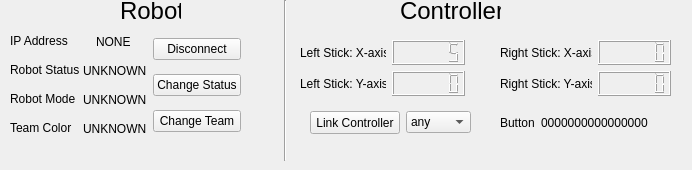
    <widget class="QWidget" name="Player4_tab">
     <attribute name="title">
      <string>Player 4</string>
     </attribute>
     <widget class="QWidget" name="layoutWidget_13">
      <property name="geometry">
       <rect>
        <x>500</x>
        <y>40</y>
        <width>171</width>
        <height>56</height>
       </rect>
      </property>
      <layout class="QHBoxLayout" name="horizontalLayout_46">
       <item>
        <layout class="QVBoxLayout" name="verticalLayout_29">
         <item>
          <widget class="QLabel" name="p4_lab_rightX">
           <property name="text">
            <string>Right Stick: X-axis</string>
           </property>
          </widget>
         </item>
         <item>
          <widget class="QLabel" name="p4_lab_rightY">
           <property name="text">
            <string>Right Stick: Y-axis</string>
           </property>
          </widget>
         </item>
        </layout>
       </item>
       <item>
        <layout class="QVBoxLayout" name="verticalLayout_30">
         <item>
          <widget class="QLCDNumber" name="p4_val_rightX">
           <property name="digitCount">
            <number>6</number>
           </property>
          </widget>
         </item>
         <item>
          <widget class="QLCDNumber" name="p4_val_rightY">
           <property name="digitCount">
            <number>6</number>
           </property>
          </widget>
         </item>
        </layout>
       </item>
      </layout>
     </widget>
     <widget class="QLabel" name="p1_lab_cont_4">
      <property name="geometry">
       <rect>
        <x>400</x>
        <y>0</y>
        <width>101</width>
        <height>21</height>
       </rect>
      </property>
      <property name="font">
       <font>
        <pointsize>18</pointsize>
       </font>
      </property>
      <property name="text">
       <string>Controller</string>
      </property>
     </widget>
     <widget class="QWidget" name="layoutWidget_15">
      <property name="geometry">
       <rect>
        <x>310</x>
        <y>110</y>
        <width>161</width>
        <height>25</height>
       </rect>
      </property>
      <layout class="QHBoxLayout" name="horizontalLayout_48">
       <item>
        <widget class="QPushButton" name="p4_conCont">
         <property name="minimumSize">
          <size>
           <width>90</width>
           <height>23</height>
          </size>
         </property>
         <property name="text">
          <string>Link Controller</string>
         </property>
        </widget>
       </item>
       <item>
        <widget class="QComboBox" name="p4_contSel">
         <item>
          <property name="text">
           <string>any</string>
          </property>
         </item>
         <item>
          <property name="text">
           <string>0</string>
          </property>
         </item>
         <item>
          <property name="text">
           <string>1</string>
          </property>
         </item>
         <item>
          <property name="text">
           <string>2</string>
          </property>
         </item>
         <item>
          <property name="text">
           <string>3</string>
          </property>
         </item>
         <item>
          <property name="text">
           <string>4</string>
          </property>
         </item>
         <item>
          <property name="text">
           <string>5</string>
          </property>
         </item>
         <item>
          <property name="text">
           <string>6</string>
          </property>
         </item>
         <item>
          <property name="text">
           <string>7</string>
          </property>
         </item>
         <item>
          <property name="text">
           <string>8</string>
          </property>
         </item>
         <item>
          <property name="text">
           <string>9</string>
          </property>
         </item>
         <item>
          <property name="text">
           <string>10</string>
          </property>
         </item>
         <item>
          <property name="text">
           <string>11</string>
          </property>
         </item>
         <item>
          <property name="text">
           <string>12</string>
          </property>
         </item>
         <item>
          <property name="text">
           <string>13</string>
          </property>
         </item>
         <item>
          <property name="text">
           <string>14</string>
          </property>
         </item>
         <item>
          <property name="text">
           <string>15</string>
          </property>
         </item>
        </widget>
       </item>
      </layout>
     </widget>
     <widget class="QLabel" name="p1_lab_rob_4">
      <property name="geometry">
       <rect>
        <x>120</x>
        <y>0</y>
        <width>61</width>
        <height>21</height>
       </rect>
      </property>
      <property name="font">
       <font>
        <pointsize>18</pointsize>
       </font>
      </property>
      <property name="text">
       <string>Robot</string>
      </property>
     </widget>
     <widget class="Line" name="line_4">
      <property name="geometry">
       <rect>
        <x>240</x>
        <y>0</y>
        <width>91</width>
        <height>161</height>
       </rect>
      </property>
      <property name="orientation">
       <enum>Qt::Vertical</enum>
      </property>
     </widget>
     <widget class="QWidget" name="layoutWidget_17">
      <property name="geometry">
       <rect>
        <x>300</x>
        <y>40</y>
        <width>165</width>
        <height>56</height>
       </rect>
      </property>
      <layout class="QHBoxLayout" name="horizontalLayout_53">
       <item>
        <layout class="QVBoxLayout" name="verticalLayout_32">
         <item>
          <widget class="QLabel" name="p4_lab_leftX">
           <property name="text">
            <string>Left Stick: X-axis</string>
           </property>
          </widget>
         </item>
         <item>
          <widget class="QLabel" name="p4_lab_leftY">
           <property name="text">
            <string>Left Stick: Y-axis</string>
           </property>
          </widget>
         </item>
        </layout>
       </item>
       <item>
        <layout class="QVBoxLayout" name="verticalLayout_33">
         <item>
          <widget class="QLCDNumber" name="p4_val_leftX">
           <property name="digitCount">
            <number>6</number>
           </property>
           <property name="value" stdset="0">
            <double>5.000000000000000</double>
           </property>
          </widget>
         </item>
         <item>
          <widget class="QLCDNumber" name="p4_val_leftY">
           <property name="digitCount">
            <number>6</number>
           </property>
          </widget>
         </item>
        </layout>
       </item>
      </layout>
     </widget>
     <widget class="QWidget" name="layoutWidget_14">
      <property name="geometry">
       <rect>
        <x>500</x>
        <y>110</y>
        <width>183</width>
        <height>25</height>
       </rect>
      </property>
      <layout class="QHBoxLayout" name="horizontalLayout_47">
       <item>
        <widget class="QLabel" name="p41_lab_but">
         <property name="minimumSize">
          <size>
           <width>35</width>
           <height>23</height>
          </size>
         </property>
         <property name="maximumSize">
          <size>
           <width>35</width>
           <height>23</height>
          </size>
         </property>
         <property name="text">
          <string>Button</string>
         </property>
        </widget>
       </item>
       <item>
        <widget class="QLabel" name="p4_val_but">
         <property name="minimumSize">
          <size>
           <width>140</width>
           <height>23</height>
          </size>
         </property>
         <property name="maximumSize">
          <size>
           <width>140</width>
           <height>23</height>
          </size>
         </property>
         <property name="text">
          <string>0000000000000000</string>
         </property>
        </widget>
       </item>
      </layout>
     </widget>
     <widget class="QWidget" name="layoutWidget">
      <property name="geometry">
       <rect>
        <x>10</x>
        <y>30</y>
        <width>231</width>
        <height>110</height>
       </rect>
      </property>
      <layout class="QHBoxLayout" name="horizontalLayout_57">
       <item>
        <layout class="QVBoxLayout" name="verticalLayout_31">
         <item>
          <layout class="QHBoxLayout" name="horizontalLayout_49">
           <item>
            <widget class="QLabel" name="p4_lab_ipAdd">
             <property name="minimumSize">
              <size>
               <width>80</width>
               <height>20</height>
              </size>
             </property>
             <property name="maximumSize">
              <size>
               <width>80</width>
               <height>20</height>
              </size>
             </property>
             <property name="text">
              <string>IP Address</string>
             </property>
            </widget>
           </item>
           <item>
            <widget class="QLabel" name="p4_val_ipAdd">
             <property name="text">
              <string>NONE</string>
             </property>
            </widget>
           </item>
          </layout>
         </item>
         <item>
          <layout class="QHBoxLayout" name="horizontalLayout_50">
           <item>
            <widget class="QLabel" name="p4_lab_robStat">
             <property name="minimumSize">
              <size>
               <width>80</width>
               <height>20</height>
              </size>
             </property>
             <property name="maximumSize">
              <size>
               <width>80</width>
               <height>20</height>
              </size>
             </property>
             <property name="text">
              <string>Robot Status</string>
             </property>
            </widget>
           </item>
           <item>
            <widget class="QLabel" name="p4_val_robStat">
             <property name="text">
              <string>UNKNOWN</string>
             </property>
            </widget>
           </item>
          </layout>
         </item>
         <item>
          <layout class="QHBoxLayout" name="horizontalLayout_51">
           <item>
            <widget class="QLabel" name="p4_lab_robMod">
             <property name="minimumSize">
              <size>
               <width>80</width>
               <height>20</height>
              </size>
             </property>
             <property name="maximumSize">
              <size>
               <width>80</width>
               <height>20</height>
              </size>
             </property>
             <property name="text">
              <string>Robot Mode</string>
             </property>
            </widget>
           </item>
           <item>
            <widget class="QLabel" name="p4_val_robMod">
             <property name="text">
              <string>UNKNOWN</string>
             </property>
            </widget>
           </item>
          </layout>
         </item>
         <item>
          <layout class="QHBoxLayout" name="horizontalLayout_52">
           <item>
            <widget class="QLabel" name="p4_lab_teamCol">
             <property name="minimumSize">
              <size>
               <width>80</width>
               <height>20</height>
              </size>
             </property>
             <property name="maximumSize">
              <size>
               <width>80</width>
               <height>20</height>
              </size>
             </property>
             <property name="text">
              <string>Team Color</string>
             </property>
            </widget>
           </item>
           <item>
            <widget class="QLabel" name="p4_val_teamCol">
             <property name="text">
              <string>UNKNOWN</string>
             </property>
            </widget>
           </item>
          </layout>
         </item>
        </layout>
       </item>
       <item>
        <layout class="QVBoxLayout" name="verticalLayout_37">
         <item>
          <widget class="QPushButton" name="p4_disCon">
           <property name="text">
            <string>Disconnect</string>
           </property>
          </widget>
         </item>
         <item>
          <widget class="QPushButton" name="p4_chng_stat">
           <property name="text">
            <string>Change Status</string>
           </property>
          </widget>
         </item>
         <item>
          <widget class="QPushButton" name="p4_chng_team">
           <property name="text">
            <string>Change Team</string>
           </property>
          </widget>
         </item>
        </layout>
       </item>
      </layout>
     </widget>
    </widget>
